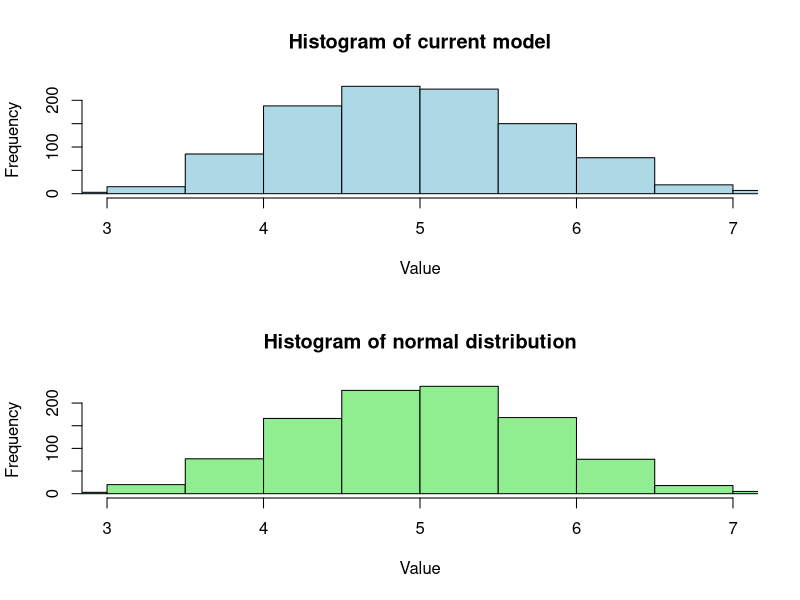

Here is the R script that generated this plot:
## ---- chunk 1
knitr::opts_chunk$set(echo = TRUE)
## ---- chunk 2
lambda<-0.2
exp_means = NULL
exp_sd = NULL
expDistSimul <- matrix(1:40000, nrow=1000)
## ---- chunk 3
 n<-1000
for (i in 1:n) expDistSimul[i,]<-rexp(40,lambda)
for (j in 1:n) exp_means[j] <- mean(expDistSimul[j,])
## ---- chunk 4
t.test(exp_means, alternative = "two.sided", mu=1/lambda)
## ---- chunk 5
 var.test(exp_means,rnorm(1000,5,0.79))
## ---- chunk 6
par(mfcol=c(2,1))
hist(exp_means, col="lightblue",xlim = c(3,7), 
     xlab="Value", main = "Histogram of current model")
hist(rnorm(1000,5,0.79),xlim = c(3,7), col="lightgreen", 
     xlab="Value", main = "Histogram of normal distribution")
